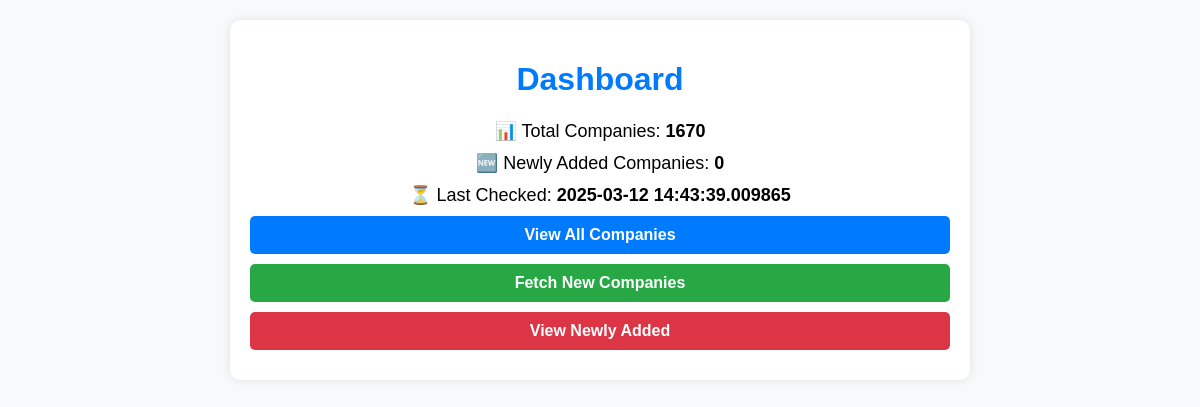
Before: / with the older database file.
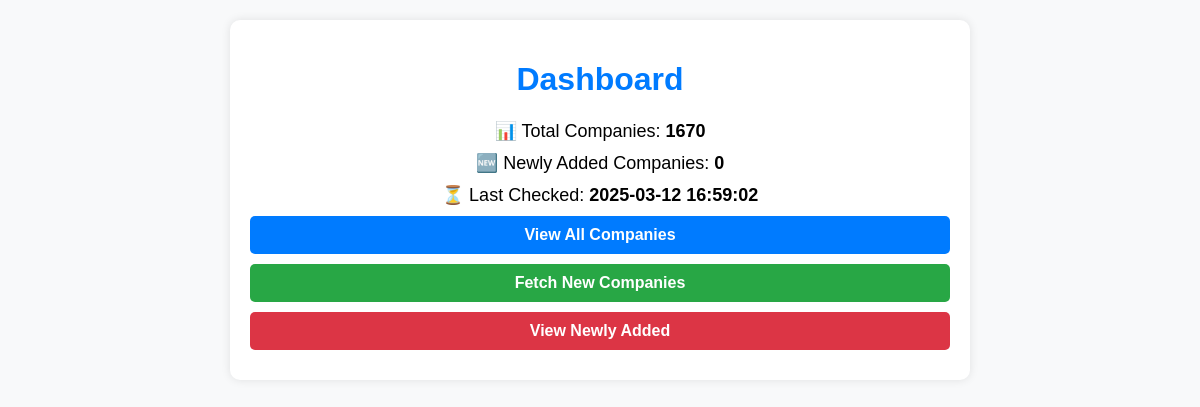
After: the same page with the newer database file.
### tables this page shows
CREATE TABLE last_checked (
            id INTEGER PRIMARY KEY AUTOINCREMENT,
            timestamp TEXT,
            new_count INTEGER
        );

### app.py (the view)
@app.route('/')
def index():
    companies = fetch_companies()
    total_companies = len(companies)
    last_checked, new_companies = get_last_checked()
    return render_template("index.html", total_companies=total_companies, last_checked=last_checked, new_companies=new_companies)

### app.py (called while the page is built)
def fetch_companies():
    conn = sqlite3.connect("companies.db")
    cursor = conn.cursor()
    cursor.execute("SELECT id, url FROM companies ORDER BY id DESC")  # Newest first
    companies = cursor.fetchall()
    conn.close()
    return companies

def get_last_checked():
    conn = sqlite3.connect("companies.db")
    cursor = conn.cursor()
    cursor.execute("SELECT timestamp, new_count FROM last_checked ORDER BY id DESC LIMIT 1")
    result = cursor.fetchone()
    conn.close()
    return result if result else ("Never", 0)

### templates/index.html (shortened to what this page needs)
<!DOCTYPE html>
<html lang="en">
<head>
</head>
<body>
    <div class="container">
        <h1>Dashboard</h1>
        <p class="stats">📊 Total Companies: <b>{{ total_companies }}</b></p>
        <p class="stats">🆕 Newly Added Companies: <b>{{ new_companies }}</b></p>
        <p class="stats">⏳ Last Checked: <b>{{ last_checked }}</b></p>
        <a class="btn btn-blue" href="{{ url_for('companies') }}">View All Companies</a>
        <a class="btn btn-green" href="{{ url_for('fetch_new') }}">Fetch New Companies</a>
        <a class="btn btn-red" href="{{ url_for('new_records') }}">View Newly Added</a>
    </div>
</body>
</html>

### templates/index.html (style rules this page uses)
body { font-family: Arial, sans-serif; text-align: center; margin: 20px; background: #f8f9fa; }
.container { max-width: 700px; margin: auto; background: white; padding: 20px; border-radius: 10px; box-shadow: 0 0 10px rgba(0, 0, 0, 0.1); }
h1 { color: #007bff; }
.stats { font-size: 18px; margin: 10px 0; }
.btn { display: block; margin: 10px auto; padding: 10px 20px; text-decoration: none; border-radius: 5px; color: white; font-weight: bold; text-align: center; }
.btn-blue { background: #007bff; }
.btn-green { background: #28a745; }
.btn-red { background: #dc3545; }

Changed rows visible on the page:
changed last_checked: timestamp "2025-03-12 14:43:39.009865" → "2025-03-12 16:59:02"
